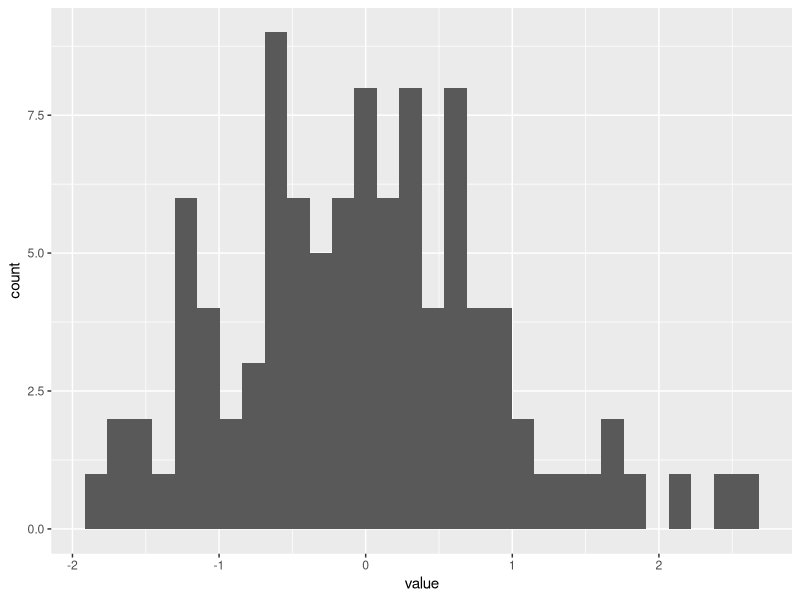
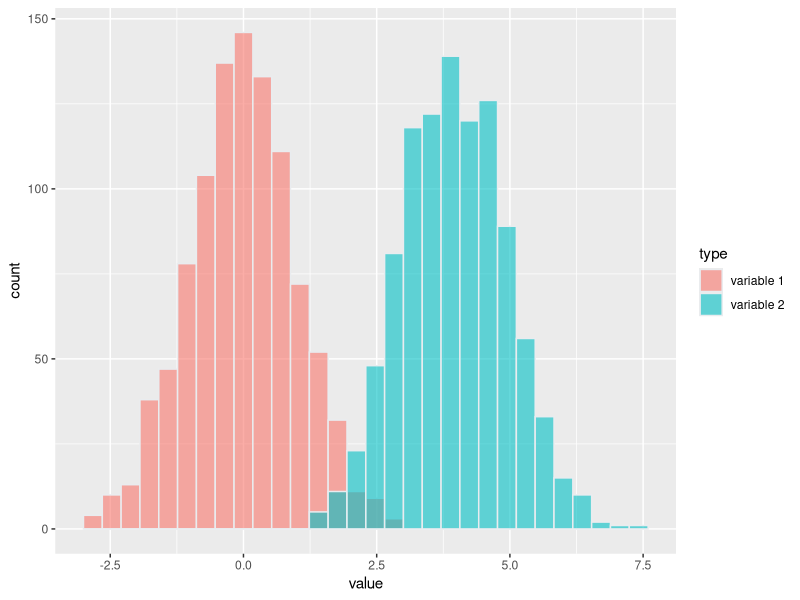

Recreate these plots in R, in order.
## ---- chunk 1
knitr::opts_chunk$set(echo = TRUE)
## ---- chunk 2


library(ggplot2)

# 100 random numbers from standard norm 
data <- data.frame(value =rnorm(100))

ggplot(data, aes(x=value)) + 
  geom_histogram()

## ---- chunk 3

# library
library(ggplot2)
library(dplyr)

# Build dataset with different distributions
data <- data.frame(
  type = c( rep("variable 1", 1000), rep("variable 2", 1000) ),
  value = c( rnorm(1000), rnorm(1000, mean=4) )
)

# Represent it
p <- data %>%
  ggplot( aes(x=value, fill=type)) +
    geom_histogram( color="#e9ecef", alpha=0.6, position = 'identity')



p


